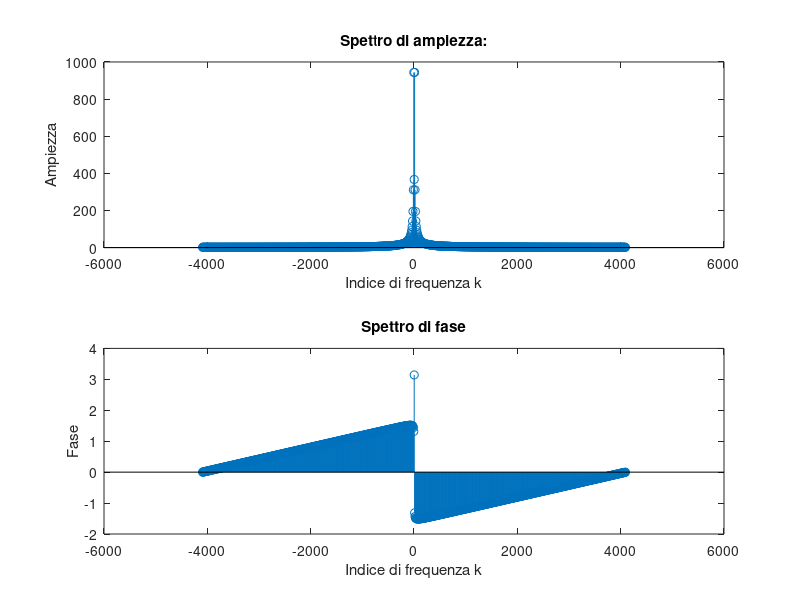

Write MATLAB code to recreate this figure.
%% Inizializzazione
close all;
clear all;
clc;

% Matrice DTFM
dtfm = [ '1' '2' '3' 'A';
         '4' '5' '6' 'B';
         '7' '8' '9' 'C';
         '*' '0' '#' 'D' ];
% Indici per individuare un valore nella matrice
riga = 0;
colonna = 0;

fc = 8192; % Frequenza di campionamento

%t = 0 : 1/fc : 0.040; % base dei tempi (40 ms)
t = 0 : 1/fc : 1; % 1 secondo per ascoltare il suono

N = 1024; % Ordine della FFT

%k = 0 : 1 : N-1; % Costruzione indici di frequenza
k = -(N-1)/2 : 1 : (N-1)/2; % Indici di frequenza centrati
k = k.*(fc/N); % ricostruzione frequenza analogica

f_tono1 = input( 'Frequenza primo tono: ' ); % frequenza tono 1
f_tono2 = input( 'Frequenza secondo tono: ' ); % frequenza tono 2

%% Costruzione segnale
Tono = cos( 2*pi*f_tono1*t) + cos( 2*pi*f_tono2*t );
SpettroTono = fft( Tono, N );
SpettroTono = fftshift( SpettroTono );


%% Visualizzazione spettro
% Ampiezza
subplot( 2,1,1 )
stem( k, abs(SpettroTono) );
title( 'Spettro di ampiezza:' );
xlabel( 'Indice di frequenza k' );
ylabel( 'Ampiezza' );
subplot( 2,1,2 )

% Fase
stem( k, angle(SpettroTono) );
title( 'Spettro di fase');
xlabel( 'Indice di frequenza k' );
ylabel( 'Fase' );


pause
%% Calcolo picchi sullo spettro d'ampiezza
[valori,indici] = sort( abs(SpettroTono),'descend' );
a = max( abs(k(indici(1))), abs(k(indici(2))) );
b = max( abs(k(indici(3))), abs(k(indici(4))) );

% Distinzione tra righe e colonne
Val_Riga = min(a,b);
Val_Colonna = max(a,b);

%% Verifica range (tolleranza 1.5%)

% Individuazione indice di riga
if (Val_Riga > 697*0.985) && (Val_Riga < 697*1.015)
    riga = 1;
elseif (Val_Riga > 770*0.985) && (Val_Riga < 770*1.015)
    riga = 2;
elseif (Val_Riga > 852*0.985) && (Val_Riga < 852*1.015)
    riga = 3;
elseif (Val_Riga > 941*0.985) && (Val_Riga < 941*1.015)
    riga = 4;
else
    riga = 0;
end;

% Individuazione indice di colonna
if (Val_Colonna > 1209*0.985) && (Val_Colonna < 1209*1.015)
    colonna = 1;
elseif (Val_Colonna > 1336*0.985) && (Val_Colonna < 1336*1.015)
    colonna = 2;
elseif (Val_Colonna > 1477*0.985) && (Val_Colonna < 1477*1.015)
    colonna = 3;
elseif (Val_Colonna > 1633*0.958) && (Val_Colonna < 1633*1.015)
    colonna = 4;
else
    colonna = 0;
end;

%% Controllo finale
if (riga~=0) && (colonna~=0)
    dtfm(riga,colonna) % Ricavo e visualizzo il simbolo DTFM dalla matrice
	soundsc( Tono, fc ); % riproduce il segnale
else
    'Coppia di toni non riconosciuta.'
end;



